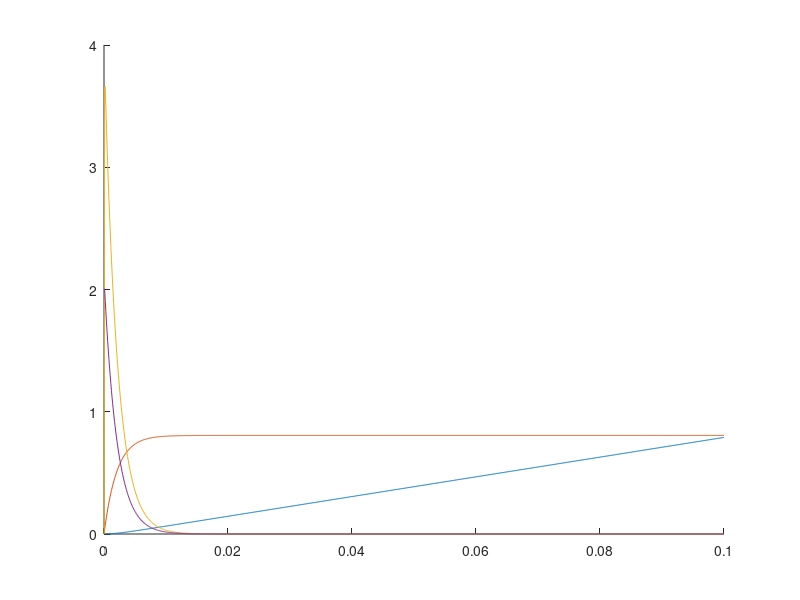

Source code (MATLAB): (Note: this script raises an error after producing the figure.)
clc;
clear all;
close all;

% Max values
i_max   = 2;                % [A]
v_max   = 77 /60*2*pi      % [rad/s]

% Motor perf constants
k1      = 1;                % [A/N/m]       formula: i(t) = k1 * T(t)    
k2      = - v_max/2.1;      % [rad/s/N/m]   forumla: v(t) = k2 * T(t) + v_max       

% Physical constants
Jm      = 548e-6;           % [kg*m^2]

% Time span
t_0     = 0; 
t_end   = 0.1;
dt      = 0.0001;
t       = linspace(t_0,t_end,(t_end-t_0)/dt+1);

% State vectors
pos = zeros(size(t));
vel = zeros(size(t));
acc = zeros(size(t));
curr = zeros(size(t));
torque = zeros(size(t));

% Initial conditions
pos(1) = 0;
vel(1) = 0;
acc(1) = 0;
curr(1) = i_max;
torque(1) = i_max / k1;

for i = 2:length(t)
    % Get acceleration from torque
    acc(i) = torque(i-1) / Jm;

    % Get velocity and position update
    vel(i) = vel(i-1) + acc(i) * dt;
    pos(i) = pos(i-1) + vel(i) * dt;

    % Get new current and torques from actual velocity
    torque(i) = (vel(i)-v_max)/k2;
    curr(i) = k1 * torque(i);

end


figure(1);
hold on;
plot(t,pos)
plot(t,vel/10)
plot(t,acc/1000)
plot(t,curr)
yline(0,'k')
xlabel('Time [s]')
ylabel('Amplitude []')
legend('Position [rad]','Velocity [10rad/s]','Acceleration[1000rad/s^2]','Current [A]')